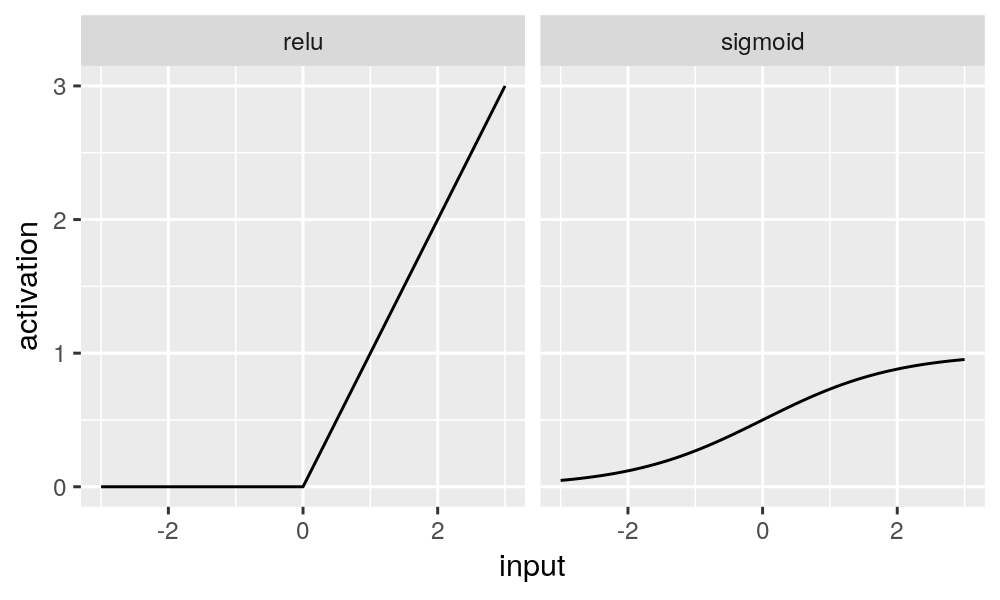

Source code (R):
library(data.table)
library(ggplot2)
input <- seq(-3, 3, by=0.1)
fun.list <- list(
  relu=function(x)ifelse(x>0, x, 0),
  sigmoid=function(x)1/(1+exp(-x)))

act.dt.list <- list()
for(activation.name in names(fun.list)){
  fun <- fun.list[[activation.name]]
  act.dt.list[[activation.name]] <- data.table(
    activation.name,
    input,
    activation=fun(input))
}
act.dt <- do.call(rbind, act.dt.list)

gg <- ggplot()+
  geom_line(aes(
    input, activation),
    data=act.dt)+
  facet_grid(. ~ activation.name)
png("figure-activations.png", width=5, height=3, units="in", res=200)
print(gg)
dev.off()
